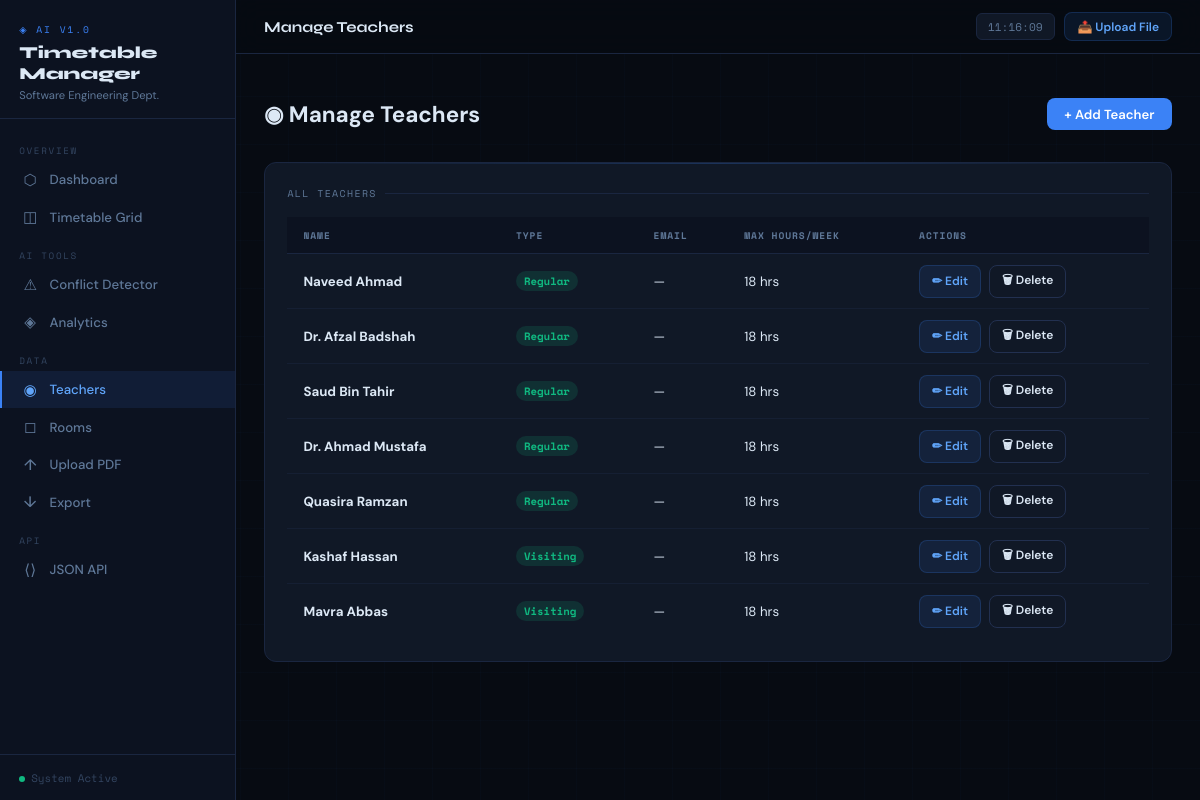
The page /teachers on the database its author committed.
### app/models.py (models this page shows, shortened)
class Teacher(db.Model):
    __tablename__ = 'teachers'
    id                 = db.Column(db.Integer, primary_key=True)
    name               = db.Column(db.String(120), nullable=False, unique=True)
    type               = db.Column(db.String(20), default='Visiting')   # Regular / Visiting
    email              = db.Column(db.String(120), nullable=True)
    max_hours_per_week = db.Column(db.Integer, default=18)
    created_at         = db.Column(db.DateTime, default=datetime.utcnow)
    assignments = db.relationship('Assignment', back_populates='teacher',
                                  cascade='all, delete-orphan')

### app/routes.py (the view)
@main.route('/teachers')
def teachers():
    all_teachers = Teacher.query.all()
    return render_template('teachers.html', teachers=all_teachers)

### app/__init__.py (called while the page is built)
def create_app():
    app = Flask(__name__)
    from app.config import DevelopmentConfig
    app.config.from_object(DevelopmentConfig)
    db.init_app(app)
    with app.app_context():
        from app import models  # not just "from . import models"
        db.create_all()
    from app.routes import main
    app.register_blueprint(main)
    @app.after_request
    def add_no_cache_headers(response):
        if 'text/html' in response.content_type:
            response.headers['Cache-Control'] = 'no-store, no-cache, must-revalidate, max-age=0'
            response.headers['Pragma'] = 'no-cache'
            response.headers['Expires'] = '0'
        return response
    return app

### app/templates/teachers.html (shortened to what this page needs)
{% extends "base.html" %}
{% block page_title %}Manage Teachers{% endblock %}
{% block content %}
<div style="display:flex; align-items:center; justify-content:space-between; margin-bottom:2rem; flex-wrap:wrap; gap:1rem;">
  <h1 style="font-size:1.4rem; font-weight:700;">◉ Manage Teachers</h1>
  <button class="btn btn-primary" onclick="alert('Add Teacher feature coming soon')">+ Add Teacher</button>
</div>
{% if teachers %}
<div class="card">
  <div class="card-title">All Teachers</div>
  <div class="tbl-wrap">
    <table>
      <thead>
        <tr>
          <th>Name</th>
          <th>Type</th>
          <th>Email</th>
          <th>Max Hours/Week</th>
          <th>Actions</th>
        </tr>
      </thead>
      <tbody>
        {% for teacher in teachers %}
          <tr>
            <td><strong>{{ teacher.name }}</strong></td>
            <td><span class="badge b-green">{{ teacher.type }}</span></td>
            <td>{{ teacher.email or '—' }}</td>
            <td>{{ teacher.max_hours_per_week }} hrs</td>
            <td>
              <div class="btn-group">
                <button class="btn btn-ghost btn-sm" onclick="alert('Edit feature coming soon')">✏ Edit</button>
                <button class="btn btn-outline btn-sm" onclick="alert('Delete feature coming soon')">🗑 Delete</button>
              </div>
            </td>
          </tr>
        {% endfor %}
      </tbody>
    </table>
  </div>
</div>
{% endif %}
{% endblock %}

### rows shown on the page
Teacher: name "Naveed Ahmad", type "Regular", email "—", max_hours_per_week "18"
Teacher: name "Dr. Afzal Badshah", type "Regular", email "—", max_hours_per_week "18"
Teacher: name "Saud Bin Tahir", type "Regular", email "—", max_hours_per_week "18"
Teacher: name "Dr. Ahmad Mustafa", type "Regular", email "—", max_hours_per_week "18"
Teacher: name "Quasira Ramzan", type "Regular", email "—", max_hours_per_week "18"
Teacher: name "Kashaf Hassan", type "Visiting", email "—", max_hours_per_week "18"
Teacher: name "Mavra Abbas", type "Visiting", email "—", max_hours_per_week "18"
